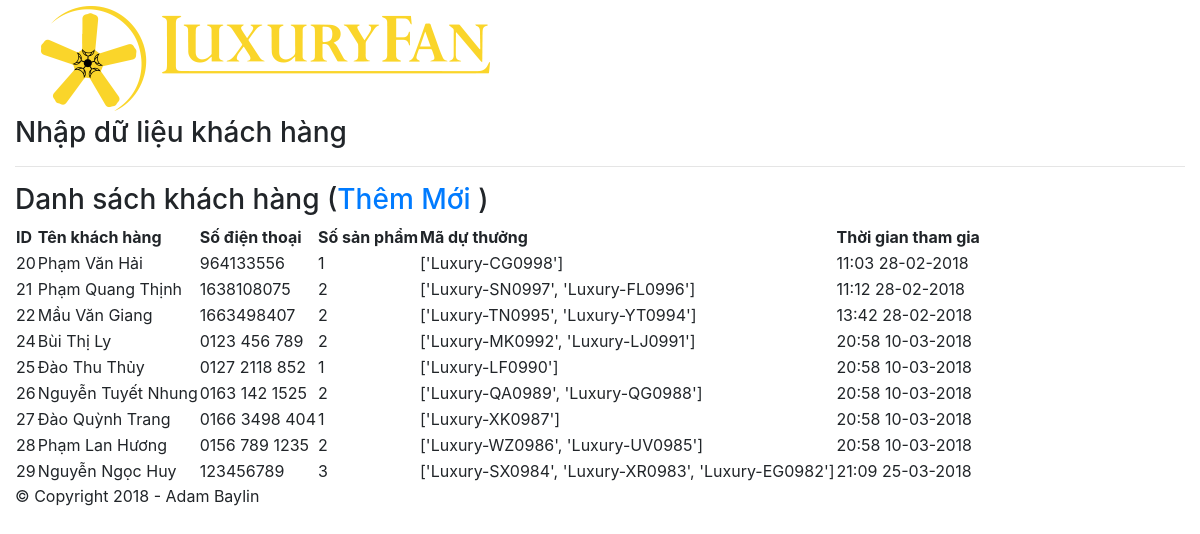
The page / on the database its author committed.
### app.py (models this page shows)
class datax(db.Model):
   id = db.Column('id', db.Integer, primary_key = True)
   tenkh = db.Column(db.String(100))
   sdt = db.Column(db.String(50))
   sosp = db.Column(db.String(50))
   time = db.Column(db.String(50))
   code = db.Column(db.String(200))

### app.py (the view)
@app.route('/')
def show_all():
   return render_template('show_all.html', datax = datax.query.all())

### templates/show_all.html (shortened to what this page needs)
<!DOCTYPE html>
<html lang = "en">
        {% extends "base.html" %}
        {% block content %}
      <div class="container-fluid">
      <h3 class="lk_title">
         Nhập dữ liệu khách hàng
      </h3>
      <hr/>
      <h3 class="lk_title2">Danh sách khách hàng (<a href = "{{ url_for('new') }}">Thêm Mới
         </a>)</h3>
      <table class="table_lk">
         <thead>
            <tr class="lk1">
               <th>ID</th>
               <th>Tên khách hàng</th>
               <th>Số điện thoại</th>
               <th>Số sản phẩm</th>
               <th>Mã dự thưởng</th>
               <th>Thời gian tham gia</th>
            </tr>
         </thead>
         <tbody>
            {% for data in datax %}
               <tr>
                  <td>{{ data.id }}</td>
                  <td>{{ data.tenkh }}</td>
                  <td>{{ data.sdt }}</td>
                  <td>{{ data.sosp }}</td>
                  <td>{{ data.code }}</td>
                  <td>{{ data.time }}</td>
               </tr>
            {% endfor %}
         </tbody>
      </table>
      </div>
    {% endblock %}

### templates/base.html (shortened to what this page needs)
<!DOCTYPE html>
<html lang="en">
<head>
    {% block head %}
    <link rel="stylesheet" type="text/css" href="{{ url_for('static', filename='css/bootstrap.min.css') }}">
    <link rel="stylesheet/less" href="{{ url_for('static', filename='css/master.less') }}">
    {% endblock %}
</head>
<body>
    {% block menu %}
    <div class="menu">
        <div class="container-fluid">
            <div class="row">
            <div class="col-2 mr-auto">
            <div class="logo">
                <a href="/"><img src="{{ url_for('static',filename='img/logo.png')}}" alt="Logo Luxuryfan"></a>
            </div>
            </div>
            <div class="col-2"></div>
            </div>
        </div>
    </div>
    {% endblock %}
    {% block content %}{% endblock %}
    {% block footer %}
        <div class="container-fluid">
            <div class="footer">
            &copy; Copyright 2018 - Adam Baylin
        </div>
        </div>
    {% endblock %}
</body>
</html>

### rows shown on the page
datax: id "20", tenkh "Phạm Văn Hải", sdt "964133556", sosp "1", code "['Luxury-CG0998']", time "11:03 28-02-2018"
datax: id "21", tenkh "Phạm Quang Thịnh", sdt "1638108075", sosp "2", code "['Luxury-SN0997', 'Luxury-FL0996']", time "11:12 28-02-2018"
datax: id "22", tenkh "Mầu Văn Giang", sdt "1663498407", sosp "2", code "['Luxury-TN0995', 'Luxury-YT0994']", time "13:42 28-02-2018"
datax: id "24", tenkh "Bùi Thị Ly", sdt "0123 456 789", sosp "2", code "['Luxury-MK0992', 'Luxury-LJ0991']", time "20:58 10-03-2018"
datax: id "25", tenkh "Đào Thu Thủy", sdt "0127 2118 852", sosp "1", code "['Luxury-LF0990']", time "20:58 10-03-2018"
datax: id "26", tenkh "Nguyễn Tuyết Nhung", sdt "0163 142 1525", sosp "2", code "['Luxury-QA0989', 'Luxury-QG0988']", time "20:58 10-03-2018"
datax: id "27", tenkh "Đào Quỳnh Trang", sdt "0166 3498 404", sosp "1", code "['Luxury-XK0987']", time "20:58 10-03-2018"
datax: id "28", tenkh "Phạm Lan Hương", sdt "0156 789 1235", sosp "2", code "['Luxury-WZ0986', 'Luxury-UV0985']", time "20:58 10-03-2018"
datax: id "29", tenkh "Nguyễn Ngọc Huy", sdt "123456789", sosp "3", code "['Luxury-SX0984', 'Luxury-XR0983', 'Luxury-EG0982']", time "21:09 25-03-2018"
